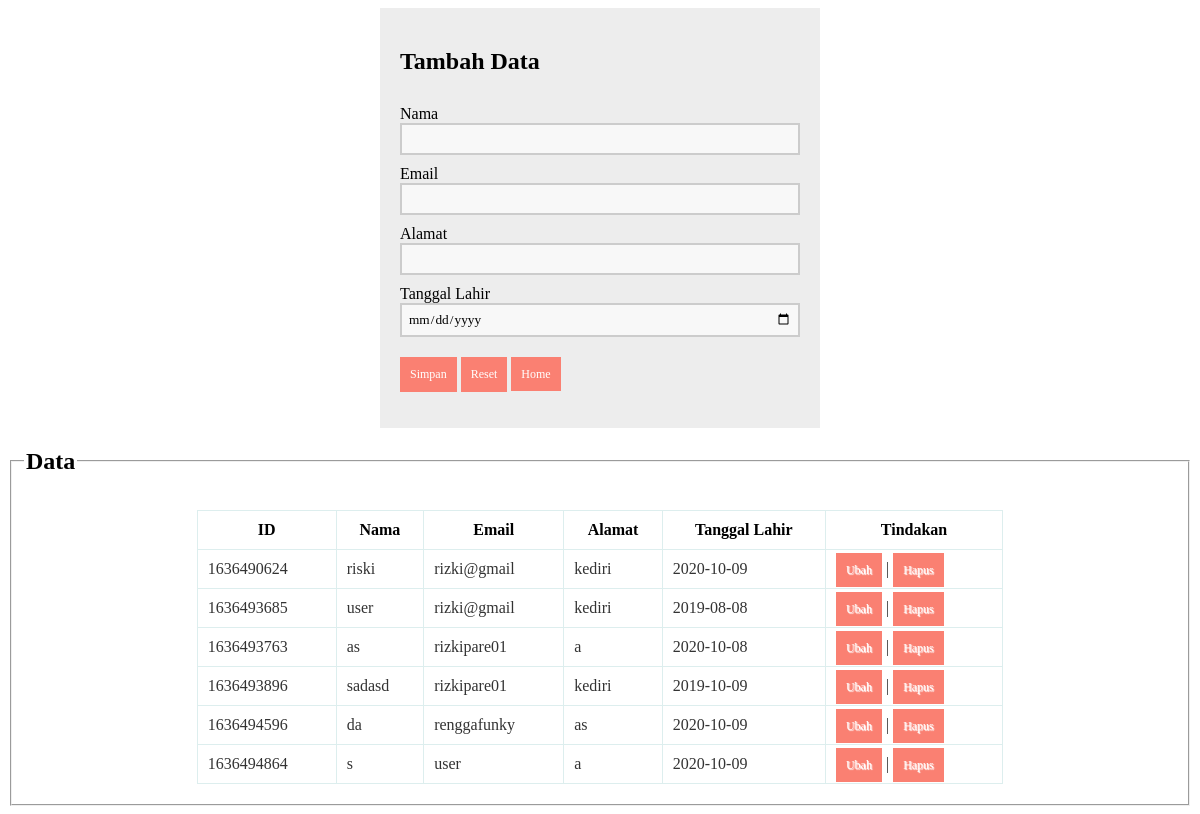
The app's page /database.php (signed in) with its own data.
### tables this page shows
CREATE TABLE `data_user` (
  `id` int(11) NOT NULL,
  `nama` varchar(32) NOT NULL,
  `email` varchar(11) NOT NULL,
  `alamat` varchar(11) NOT NULL,
  `tgl` date NOT NULL
);

### database.php (the view, shortened to what this page needs)
<!DOCTYPE html>
<html>
<head>
	<link rel = "stylesheet" type = "text/css" href = "databasestyle.css">
</head>
<body>
<?php
$koneksi = mysqli_connect("localhost","root","","website") or die(mysqli_error());
function tambah($koneksi){
	?>
		<form action="" method="POST">
			<section class="base">
				<h2>Tambah Data</h2>
				<label>Nama  <input type="text" name="nama" /></label> <br>
				<label>Email <input type="text" name="email" /></label><br>
				<label>Alamat <input type="text" name="alamat" /></label> <br>
				<label>Tanggal Lahir <input type="date" name="tgl" /></label> <br>
				<thead>
					<button type="submit" name="btn_simpan" value="Simpan">Simpan</button>
					<button type="reset" name="reset" value="reset">Reset</button>
					<a href="admin.php"> Home</a>
				</thead>
			</section>
		</form>
	<?php
}
function tampil_data($koneksi){
	$sql = "SELECT * FROM data_user";
	$query = mysqli_query($koneksi, $sql);
	echo "<fieldset>";
	echo "<legend><h2>Data</h2></legend>";
	echo "<table border='1' cellpadding='10'>";
	echo "<tr>
			<th>ID</th>
			<th>Nama</th>
			<th>Email</th>
			<th>Alamat</th>
			<th>Tanggal Lahir</th>
			<th>Tindakan</th>
		  </tr>";
	while($data = mysqli_fetch_array($query)){
		?>
			<tr>
				<td><?php echo $data['id']; ?></td>
				<td><?php echo $data['nama']; ?></td>
				<td><?php echo $data['email']; ?></td>
				<td><?php echo $data['alamat']; ?></td>
				<td><?php echo $data['tgl']; ?></td>
				<td>
					<a href="database.php?aksi=update&id=<?php echo $data['id']; ?>&nama=<?php echo $data['nama']; ?>&email=<?php echo $data['email']; ?>&alamat=<?php echo $data['alamat']; ?>&tanggal=<?php echo $data['tgl']; ?>">Ubah</a> |
					<a href="database.php?aksi=delete&id=<?php echo $data['id']; ?>">Hapus</a>
				</td>
			</tr>
		<?php
	}
	echo "</table>";
	echo "</fieldset>";
}
		?>
		<?php
if (isset($_GET['aksi'])){
	switch($_GET['aksi']){
		case "create":
			echo '<a href="database.php"> &laquo; Home</a>';
			tambah($koneksi);
			break;
		case "read":
			tampil_data($koneksi);
			break;
		case "update":
			ubah($koneksi);
			tampil_data($koneksi);
			break;
		case "delete":
			hapus($koneksi);
			break;
		default:
			echo "<h3>Aksi <i>".$_GET['aksi']."</i> tidaka ada!</h3>";
			tambah($koneksi);
			tampil_data($koneksi);
	}
} else {
	tambah($koneksi);
	tampil_data($koneksi);
}
?>
</body>
</html>

### databasestyle.css (style rules this page uses)
* { font-family: "Trebuchet MS"; }
table { border: solid 1px #ddeeee; border-collapse: collapse; border-spacing: 0; width: 70%; margin: 10px auto 10px auto; }
table tbody td { border: solid 1px #ddeeee; color: #333; padding: 10px; text-shadow: 1px 1px 1px #fff; }
a { background-color: salmon; color: #fff; padding: 10px; text-decoration: none; font-size: 12px; }
button { background-color: salmon; color: #fff; padding: 10px; text-decoration: none; font-size: 12px; border: 0px; margin-top: 20px; }
label { margin-top: 10px; float: left; text-align: left; width: 100%; }
input { padding: 6px; width: 100%; box-sizing: border-box; background: #f8f8f8; border: 2px solid #ccc; outline-color: salmon; }
.base { width: 400px; height: auto; padding: 20px; margin-left: auto; margin-right: auto; background: #ededed; }

### records on screen
data_user: id "1636490624", nama "riski", email "rizki@gmail", alamat "kediri", tgl "2020-10-09"
data_user: id "1636493685", nama "user", email "rizki@gmail", alamat "kediri", tgl "2019-08-08"
data_user: id "1636493763", nama "as", email "rizkipare01", alamat "a", tgl "2020-10-08"
data_user: id "1636493896", nama "sadasd", email "rizkipare01", alamat "kediri", tgl "2019-10-09"
data_user: id "1636494596", nama "da", email "renggafunky", alamat "as", tgl "2020-10-09"
data_user: id "1636494864", nama "s", email "user", alamat "a", tgl "2020-10-09"
